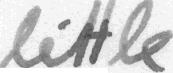
#> input picture data/test.png, 173 x 73 px
$ python SamplePreprocessor.py   (older library calls are emulated)
#> lines starting #> are read from the running program, lines starting #| are printed output that depends on the picture
#> further down, img is the input picture: shape (73, 173); min 75, max 255, mean 207
import random

import cv2
import numpy as np


def preprocess(img, imgSize, dataAugmentation=False):
    "put img into target img of size imgSize, transpose for TF and normalize gray-values"
#> called with imgSize = (128, 32), dataAugmentation = True

    # there are damaged files in IAM dataset - just use black image instead
    if img is None:
        img = np.zeros(imgSize[::-1])

    # data augmentation
    img = img.astype(np.float)
    if dataAugmentation:
        # photometric data augmentation
        if random.random() < 0.25:
            rand_odd = lambda: random.randint(1, 3) * 2 + 1
            img = cv2.GaussianBlur(img, (rand_odd(), rand_odd()), 0)
        if random.random() < 0.25:
            img = cv2.dilate(img, np.ones((3, 3)))
        if random.random() < 0.25:
            img = cv2.erode(img, np.ones((3, 3)))
        if random.random() < 0.5:
            img = img * (0.25 + random.random() * 0.75)
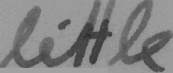
#> img: shape (73, 173) float64; min 47.51, max 161.5, mean 131.1
        if random.random() < 0.25:
            img = np.clip(img + (np.random.random(img.shape) - 0.5) * random.randint(1, 50), 0, 255)
        if random.random() < 0.1:
            img = 255 - img

        # geometric data augmentation
        wt, ht = imgSize
        h, w = img.shape
#> h = 73; w = 173
        f = min(wt / w, ht / h)
#> f = 0.438
        fx = f * np.random.uniform(0.75, 1.25)
#> fx = 0.449
        fy = f * np.random.uniform(0.75, 1.25)
#> fy = 0.486

        # random position around center
        txc = (wt - w * fx) / 2
#> txc = 25.16
        tyc = (ht - h * fy) / 2
#> tyc = -1.72
        freedom_x = max((wt - fx * w) / 2, 0) + wt / 10
#> freedom_x = 37.96
        freedom_y = max((ht - fy * h) / 2, 0) + ht / 10
#> freedom_y = 3.2
        tx = txc + np.random.uniform(-freedom_x, freedom_x)
#> tx = 32.96
        ty = tyc + np.random.uniform(-freedom_y, freedom_y)
#> ty = -1.43

        # map image into target image
        M = np.float32([[fx, 0, tx], [0, fy, ty]])
#> M = [[0.449, 0, 32.96], [0, 0.486, -1.43]]
        target = np.ones(imgSize[::-1]) * 255 / 2
        img = cv2.warpAffine(img, M, dsize=imgSize, dst=target, borderMode=cv2.BORDER_TRANSPARENT)
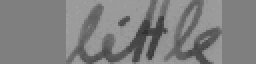
#> img: shape (32, 128) float64 (shown 2 times larger); min 48.78, max 161.5, mean 128.3

    # no data augmentation
    else:
        # center image
        wt, ht = imgSize
        h, w = img.shape
        f = min(wt / w, ht / h)
        tx = (wt - w * f) / 2
        ty = (ht - h * f) / 2

        # map image into target image
        M = np.float32([[f, 0, tx], [0, f, ty]])
        target = np.ones(imgSize[::-1]) * 255 / 2
        img = cv2.warpAffine(img, M, dsize=imgSize, dst=target, borderMode=cv2.BORDER_TRANSPARENT)

    # transpose for TF
    img = cv2.transpose(img)
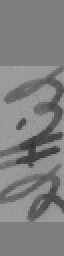
#> img: shape (128, 32) float64 (shown 2 times larger); min 48.78, max 161.5, mean 128.3

    # convert to range [-1, 1]
    img = img / 255 - 0.5
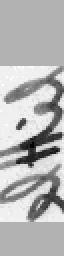
#> img: shape (128, 32) float64 (shown 2 times larger); min -0.309, max 0.133, mean 0.00319; drawn with min black and max white
    return img


if __name__ == '__main__':
    import matplotlib.pyplot as plt

    img = cv2.imread('../data/test.png', cv2.IMREAD_GRAYSCALE)
    img_aug = preprocess(img, (128, 32), True)
    plt.subplot(121)
    plt.imshow(img, cmap='gray')
    plt.subplot(122)
    plt.imshow(cv2.transpose(img_aug), cmap='gray')
    plt.show()
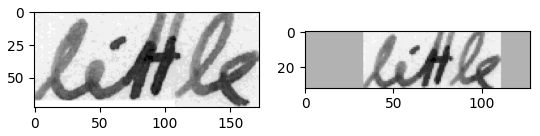
#> figure drawn by matplotlib, 2 panels

$ run again, with data/analyze.png copied over data/test.png
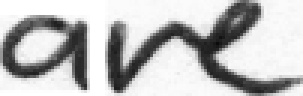
#> input picture data/analyze.png, 101 x 32 px (shown 3 times larger)
#> img is the input picture: shape (32, 101); min 11, max 255, mean 189.4
#> in preprocess, `img = img / 255 - 0.5`:
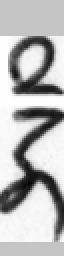
#> img: shape (128, 32) float64 (shown 2 times larger); min -0.463, max 0.133, mean -0.0338; drawn with min black and max white
#> `plt.show()`:
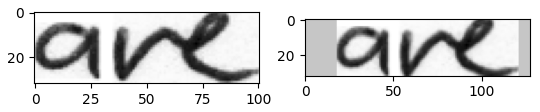
#> figure drawn by matplotlib, 2 panels

$ run again, with data/line.png copied over data/test.png
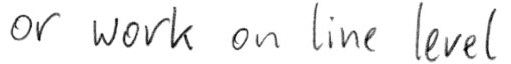
#> input picture data/line.png, 511 x 64 px
#> img is the input picture: shape (64, 511); min 0, max 255, mean 241.3
#> in preprocess, `img = img * (0.25 + random.random() * 0.75)`:
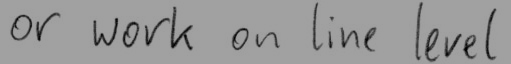
#> img: shape (64, 511) float64; min 0, max 161.5, mean 152.8
#> `plt.show()`:
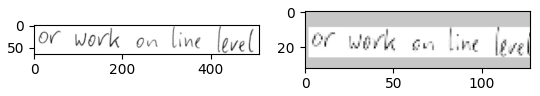
#> figure drawn by matplotlib, 2 panels
